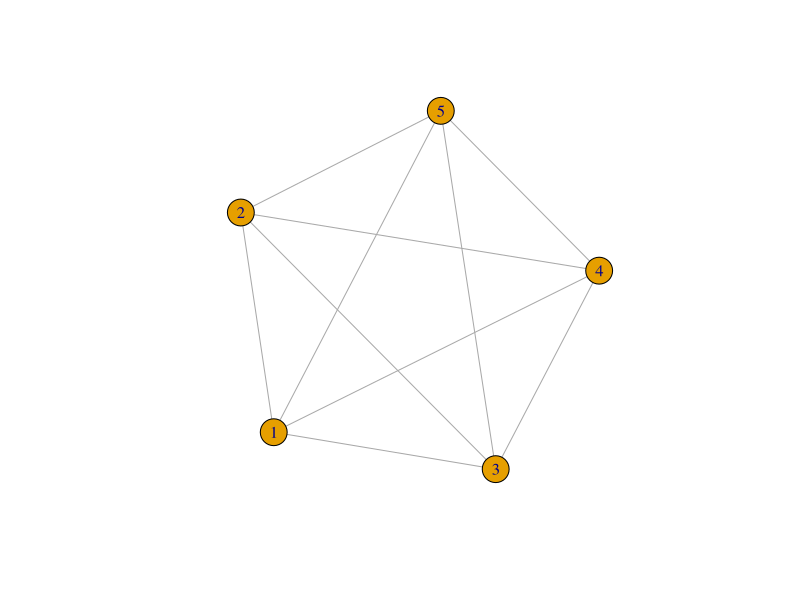

Generate this figure with R: (Note: this script raises an error after producing the figure.)
#HW2
library("igraph")
fivestargraph <- graph(combn(1:5, 2), directed = FALSE)
plot.igraph(fivestargraph)

#q5
library(igraph)
#read GraphA
graphA<-read_graph('graphA.txt',format = "edgelist",directed = "false")
vcA<-vcount(graphA)
ecA<-ecount(graphA)
densityA<-graph.density(graphA)
diaA<-diameter(graphA,directed = "false")
radA<-radius(graphA)
#read GraphB
graphB<-read_graph('graphB.txt',format = "edgelist",directed = "false")
vcB<-vcount(graphB)
ecB<-ecount(graphB)
densityB<-graph.density(graphB)
diaB<-diameter(graphB,directed = "false")
radB<-radius(graphB)
#read GraphC
graphC<-read_graph('graphC.txt',format = "edgelist",directed = "false")
vcC<-vcount(graphC)
ecC<-ecount(graphC)
densityC<-graph.density(graphC)
diaC<-diameter(graphC,directed = "false")
radC<-radius(graphC)
header<-c("#Vertices","#Edges","Density")
tab1<-data.frame(Feature=header,GraphA=c(vcA,ecA,densityA),GraphB=c(vcB,ecB,densityB),GraphC=c(vcC,ecC,densityC))
header2<-c("Radius","Diameter")
tab2<-data.frame(Feature=header2,GraphA=c(radA,diaA),GraphB=c(radB,diaB),GraphC=c(radC,diaC))

#compute clustering coeff
ccA<-transitivity(graphA, type = "average")
ccA_g<-transitivity(graphA, type = "global")
ccB<-transitivity(graphB, type = "average")
ccB_g<-transitivity(graphB, type = "global")
ccC<-transitivity(graphC, type = "average")
ccC_g<-transitivity(graphC, type = "global")
header3<-c(" clustering coefficient(avg)"," clustering coefficient(global)")
tab3<-data.frame(Feature=header3,GraphA=c(ccA,ccA_g),GraphB=c(ccB,ccB_g),GraphC=c(ccC,ccC_g))

#compute avg shortest dist
mdA<-mean_distance(graphA,directed = "false")
mdB<-mean_distance(graphB,directed = "false")
mdC<-mean_distance(graphC,directed = "false")
header4<-c("Average shortest path")
tab4<-data.frame(Feature=header4,GraphA=c(mdA),GraphB=c(mdB),GraphC=c(mdC))

#get central nodes
topDA<-head(order(igraph::degree(graphA),decreasing = TRUE),5)
topDB<-head(order(igraph::degree(graphB),decreasing = TRUE),5)
topDC<-head(order(igraph::degree(graphC),decreasing = TRUE),5)
header5<-c("Vertices with highest degree","Vertices with highest betweenness", "Common vertices")
topBA<-(head(order(igraph::betweenness(graphA),decreasing = TRUE),5))
topBB<-(head(order(igraph::betweenness(graphB),decreasing = TRUE),5))
topBC<-(head(order(igraph::betweenness(graphC),decreasing = TRUE),5))
commA<-intersect(topDA,topBA)
commB<-intersect(topDB,topBC)
commC<-intersect(topDC,topBC)
tab5<-data.frame(Feature=header5,GraphA=c(toString(topDA),toString(topBA),toString(commA)),GraphB=c(toString(topDB),toString(topBB),toString(commB)),GraphC=c(toString(topDC),toString(topBC),toString(commC)))

#fit power law
degA<-degree(graphA,mode = "in")
fit1 <- fit_power_law(degA+1, 10)
fit2 <- fit_power_law(degA+1, 10, implementation="R.mle")
degB<-degree(graphB,mode = "in")
degC<-degree(graphC,mode = "in")

fit1 <- fit_power_law(degC+1)



#7
#plot deg
plot(degree.distribution(graphA),xlab = "log(k)",ylab = "log(P(k))",log="xy",type='o',main = "Degree Distribution GraphA")
plot(degree.distribution(graphB),xlab = "log(k)",ylab = "log(P(k))",log="xy",type='o',main = "Degree Distribution GraphB")
plot(degree.distribution(graphC),xlab = "log(k)",ylab = "log(P(k))",log="xy",type='o',main = "Degree Distribution GraphC")

#fit powerlaw
#find xmin by plotting cdf on log-log scale
plot(cumsum(degree.distribution(graphA)),xlab = "log(k)",ylab = "log(P(k))",log="xy",type='o',main = "Cumulative Degree Distribution GraphA")
plot(cumsum(degree.distribution(graphB)),xlab = "log(k)",ylab = "log(P(k))",log="xy",type='o',main = "Cumulative Degree Distribution GraphB")
plot(cumsum(degree.distribution(graphC)),xlab = "log(k)",ylab = "log(P(k))",log="xy",type='o',main = "Cumulative Degree Distribution GraphC")

fitA <- power.law.fit(degree(graphA,mode="all"),6,implementation="plfit") 
fitB <- power.law.fit(degree(graphB,mode="all"),25,implementation="plfit") 
fitC <- power.law.fit(degree(graphC,mode="all"),5,implementation="plfit") 
fitA <- power.law.fit(degree(graphA,mode="all"),implementation="plfit") 
fitB <- power.law.fit(degree(graphB,mode="all"),implementation="plfit") 
fitC <- power.law.fit(degree(graphC,mode="all"),implementation="plfit") 
head6<-c("GraphA","GraphB","GraphC")
tab6<-data.frame(Graph=head6,Alpha=c(fitA$alpha,fitB$alpha,fitC$alpha),X_min=c(fitA$xmin,fitB$xmin,fitC$xmin),KS_stat=c(fitA$KS.stat,fitB$KS.stat,fitC$KS.stat),P_Value=c(fitA$KS.p,fitB$KS.p,fitC$KS.p),logLik=c(fitA$logLik,fitB$logLik,fitC$logLik))
